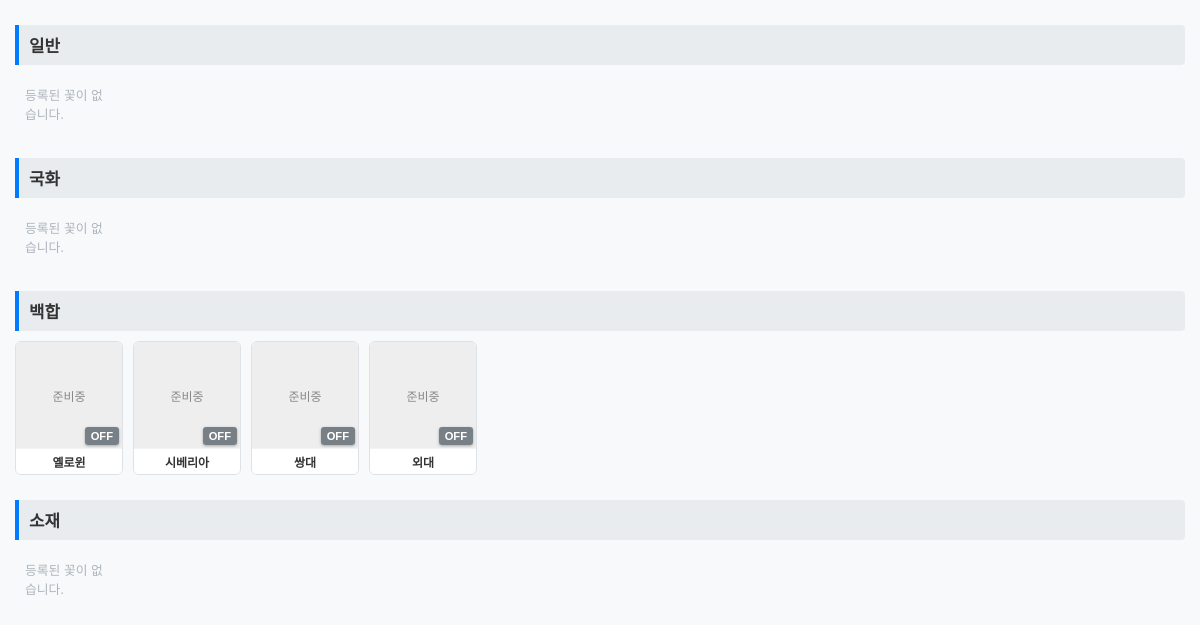
The page /admin/gallery-view (signed in, lower part) on the database as committed earlier.
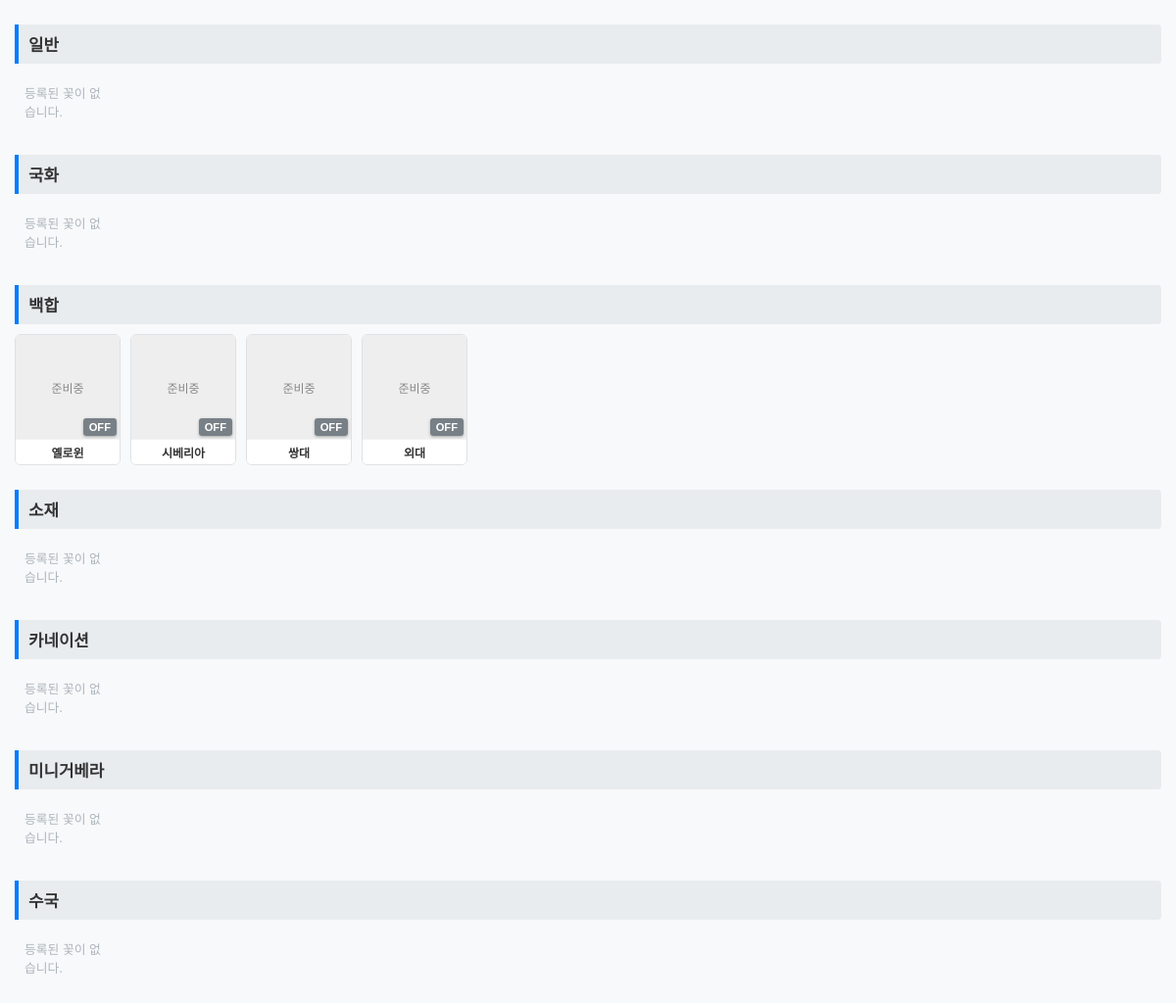
The same page on the database as committed later.
### models.py (models this page shows)
class Category(Base):
    __tablename__ = "category"
    idx = Column(Integer, primary_key=True, autoincrement=True, index=True)
    name = Column(String, nullable=False)
    order_no = Column(Integer, default=0, index=True)  # 순서 정렬용 컬럼
    flowers = relationship("FlowerList", back_populates="category_rel")

class FlowerList(Base):
    __tablename__ = "flower_list"
    idx = Column(Integer, primary_key=True, autoincrement=True, index=True)
    update_date = Column(DateTime, server_default=func.now(), onupdate=func.now())
    category = Column(Integer, ForeignKey("category.idx", ondelete="SET NULL"), nullable=True)
    name = Column(String, nullable=False)
    name2 = Column(String, nullable=True)
    color = Column(String, nullable=True)
    price = Column(Integer, default=0)
    img_path = Column(String, nullable=True)
    view = Column(Integer, default=1)
    category_rel = relationship("Category", back_populates="flowers")

### main.py (the view)
@app.get("/admin/gallery-view", response_class=HTMLResponse)
def gallery_view_page(request: Request, db: Session = Depends(get_db)):
    if not request.session.get("is_admin"):
        return RedirectResponse(url="/admin/login", status_code=303)
    categories = db.query(models.Category).order_by(models.Category.order_no.asc(), models.Category.idx.asc()).all()
    return templates.TemplateResponse(
        request=request,
        name="admin/gallery_view.html",
        context={"categories": categories}
    )

### templates/admin/gallery_view.html (shortened to what this page needs)
<!DOCTYPE html>
<html lang="ko">
<head>
</head>
<body>
    {% for category in categories %}
    <div class="category-section">
        <div class="category-title">{{ category.name }}</div>
        <div class="gallery-grid">
            {% if category.flowers %}
                {% for flower in category.flowers %}
                <div class="flower-card">
                    <div class="img-wrapper">
                        {% if flower.img_path %}
                        <img src="/{{ flower.img_path }}" alt="{{ flower.name }}">
                        {% else %}
                        <div class="no-img">준비중</div>
                        {% endif %}
                        <form action="/admin/flower/toggle-view/{{ flower.idx }}?redirect_to=/admin/gallery-view" method="post" class="toggle-overlay">
                            {% if flower.view == 1 %}
                            <button type="submit" class="btn-toggle btn-on">ON</button>
                            {% else %}
                            <button type="submit" class="btn-toggle btn-off">OFF</button>
                            {% endif %}
                        </form>
                    </div>
                    <div class="card-info">
                        <span class="flower-name" title="{{ flower.name }}">{{ flower.name }}</span>
                    </div>
                </div>
                {% endfor %}
            {% else %}
                <div class="empty-text">등록된 꽃이 없습니다.</div>
            {% endif %}
        </div>
    </div>
    {% endfor %}
</body>
</html>

Rows that differ between the two databases and show on the page:
added Category: name "카네이션", shows "등록된 꽃이 없습니다."
added Category: name "미니거베라", shows "등록된 꽃이 없습니다."
added Category: name "수국", shows "등록된 꽃이 없습니다."
